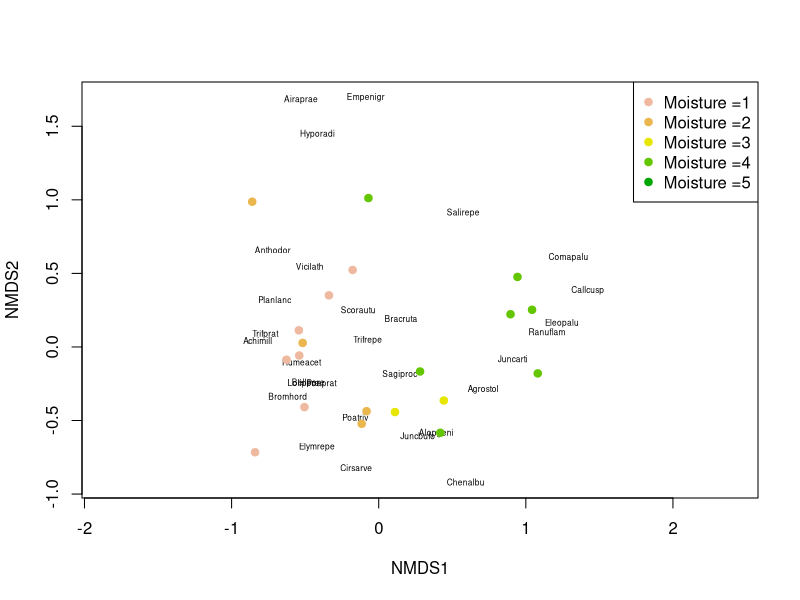
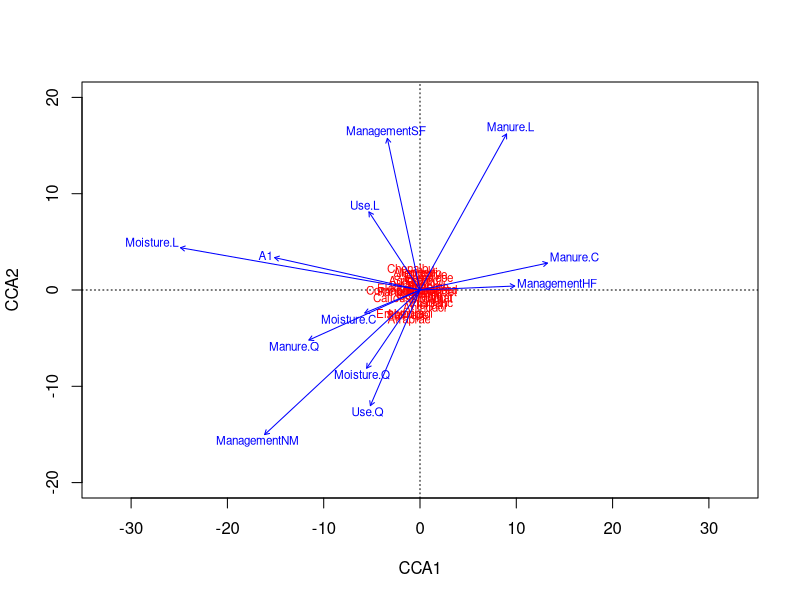
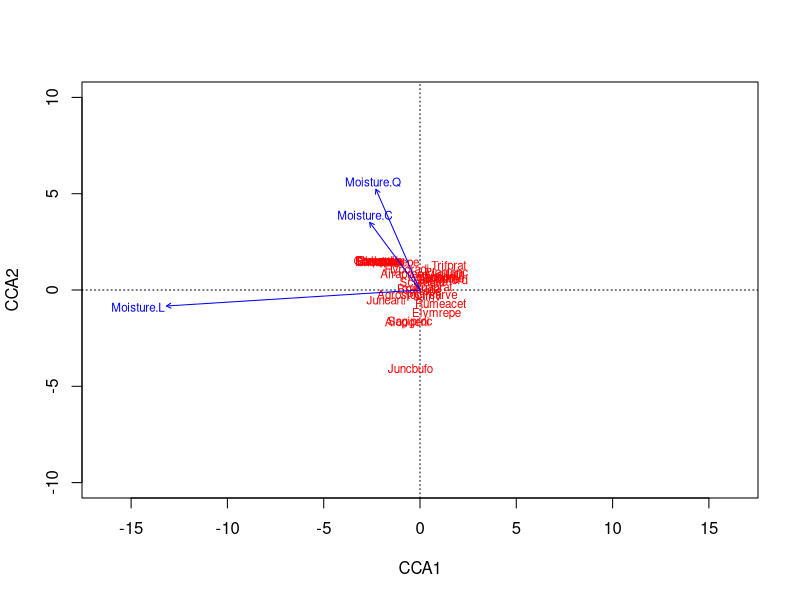

R code for these plots, in order:
## ---- chunk 1
library(vegan)
data(dune)
data(dune.env)
?dune
## ---- chunk 2
dune_mds = metaMDS(dune, distance = "bray")
plot(dune_mds, type='n')
text(dune_mds, 'sp', cex=.5)
# generate vector of colors 
color_vect = rev(terrain.colors(6))[-1]
points(dune_mds, 'sites', pch=19, col=color_vect[dune.env$Moisture])
legend('topright', paste("Moisture =", 1:5, sep=''), col=color_vect, pch=19)
## ---- chunk 3
dune_ca1 = cca(dune ~ A1 + Moisture + Management + Use + Manure, dune.env)
dune_ca1
plot(dune_ca1, xlim=c(-10,10), ylim=c(-20, 20), display=c('sp','bp'), scaling=1)
anova(dune_ca1, by='margin', permutations = 10)
## ---- chunk 4
dune_ca2 = cca(dune ~ Moisture, dune.env)
dune_ca2
plot(dune_ca2, xlim=c(-10,10), ylim=c(-10, 10), display=c('sp','bp'), scaling=1)
anova(dune_ca2, by='margin', permutations = 10)
